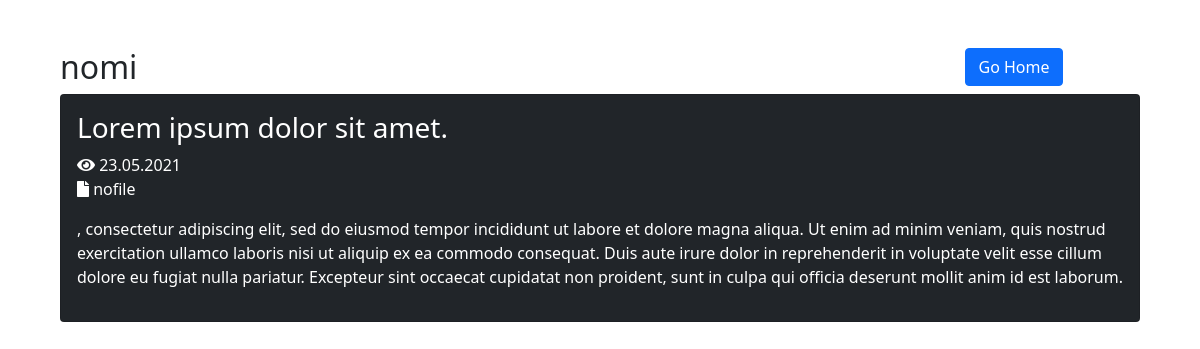
The page /view.php?id=5 (signed in) on the database its author committed.
### tables this page shows
CREATE TABLE `table1` (
  `id` int(5) NOT NULL,
  `name` varchar(255) NOT NULL,
  `title` varchar(255) NOT NULL,
  `content` text NOT NULL,
  `mdate` varchar(100) NOT NULL,
  `file_name` varchar(100) NOT NULL DEFAULT 'nofile',
  `addtime` datetime NOT NULL DEFAULT CURRENT_TIMESTAMP
);

### view.php (the view, shortened to what this page needs)
<?
require_once 'config.php';
$id=intval($_GET['id']);
$sql="SELECT * FROM table1 WHERE id='$id'";
$res=mysqli_query($db,$sql);
$row=mysqli_fetch_assoc($res);
?>
<? include_once 'pages/head.php'; ?>
<body class="p-5">
<div class="container-fluid">
	<div class="row">
		<div class="col-lg-9"><h2><?=$row['name']?></h2></div>
		<div class="col-lg-3 text-center"><a href="index.php" class=" text-white btn btn-primary">Go Home</a></div>
		<div class="col-md-12">
			<div class="card bg-dark p-3 text-white">
				<h3><?=$row['title']?></h3>
				<p class="">
					<span><i class="fa fa-eye"></i> <?=$row['mdate']?></span><br>
					<span><i class="fa fa-file"></i> <?=$row['file_name']?></span><br>
				</p >
				<p class=""><?=$row['content']?></p>
			</div>
		</div>
	</div>
</div>
</body>

### rows shown on the page
table1: name "nomi", title "Lorem ipsum dolor sit amet.", mdate "23.05.2021", file_name "nofile", content ", consectetur adipiscing elit, sed do eiusmod tempor incididunt ut labore et dolore magna aliqua. Ut enim ad minim veniam, quis nostrud exercitation ullamco laboris nisi ut aliquip ex ea commodo consequat. Duis aute irure dolor in reprehenderit in voluptate velit esse cillum dolore eu fugiat nulla pariatur. Excepteur sint occaecat cupidatat non proident, sunt in culpa qui officia deserunt mollit anim id est laborum."
